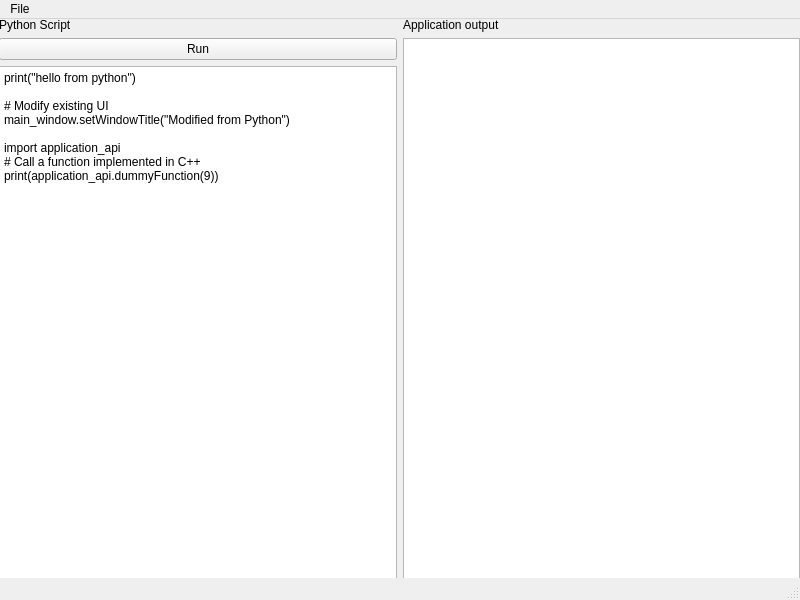
<?xml version="1.0" encoding="UTF-8"?>
<ui version="4.0">
 <class>MainWindow</class>
 <widget class="QMainWindow" name="MainWindow">
  <property name="geometry">
   <rect>
    <x>0</x>
    <y>0</y>
    <width>800</width>
    <height>600</height>
   </rect>
  </property>
  <property name="windowTitle">
   <string>MainWindow</string>
  </property>
  <widget class="QWidget" name="centralwidget">
   <widget class="QWidget" name="gridLayoutWidget">
    <property name="geometry">
     <rect>
      <x>-1</x>
      <y>-1</y>
      <width>801</width>
      <height>581</height>
     </rect>
    </property>
    <layout class="QGridLayout" name="gridLayout">
     <item row="1" column="0">
      <widget class="QPushButton" name="pushButton">
       <property name="text">
        <string>Run</string>
       </property>
      </widget>
     </item>
     <item row="2" column="0">
      <widget class="QPlainTextEdit" name="plainTextEdit">
       <property name="plainText">
        <string>print(&quot;hello from python&quot;)

# Modify existing UI
main_window.setWindowTitle(&quot;Modified from Python&quot;)

import application_api
# Call a function implemented in C++
print(application_api.dummyFunction(9))

</string>
       </property>
      </widget>
     </item>
     <item row="0" column="0">
      <widget class="QLabel" name="label">
       <property name="text">
        <string>Python Script</string>
       </property>
       <property name="alignment">
        <set>Qt::AlignLeading|Qt::AlignLeft|Qt::AlignVCenter</set>
       </property>
      </widget>
     </item>
     <item row="1" column="1" rowspan="2">
      <widget class="QTextBrowser" name="textBrowser">
       <property name="readOnly">
        <bool>true</bool>
       </property>
      </widget>
     </item>
     <item row="0" column="1">
      <widget class="QLabel" name="label_2">
       <property name="text">
        <string>Application output</string>
       </property>
      </widget>
     </item>
    </layout>
   </widget>
  </widget>
  <widget class="QMenuBar" name="menubar">
   <property name="geometry">
    <rect>
     <x>0</x>
     <y>0</y>
     <width>800</width>
     <height>22</height>
    </rect>
   </property>
   <widget class="QMenu" name="menuFile">
    <property name="title">
     <string>File</string>
    </property>
   </widget>
   <addaction name="menuFile"/>
  </widget>
  <widget class="QStatusBar" name="statusbar"/>
 </widget>
 <resources/>
 <connections/>
</ui>
